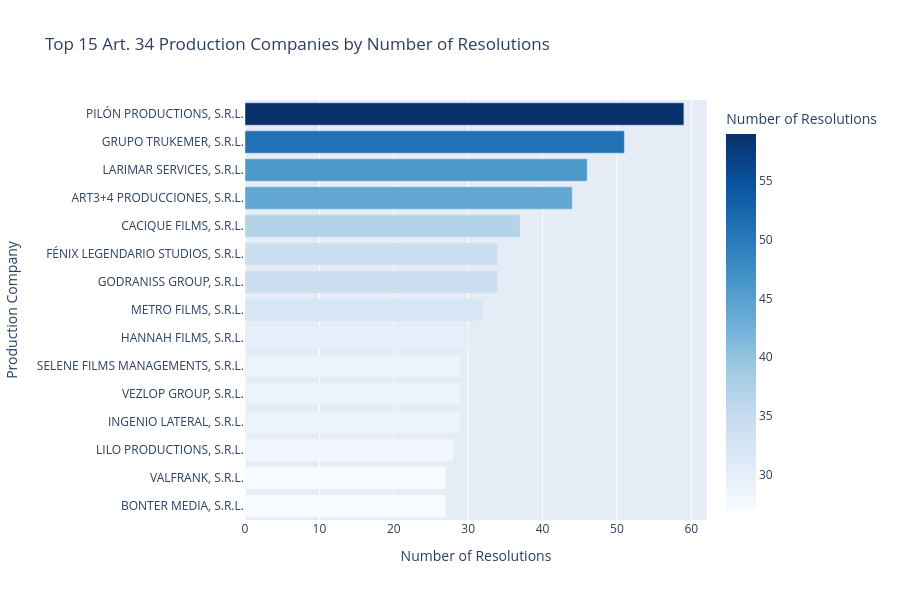

Notebook source saved alongside this figure:
### Markdown cell above
## 8. Top Art. 34 Production Companies

Identifying the most active Dominican production companies under Art. 34 of Law 108-10, based on the number of resolutions and total validated investment amounts received from local investors.

### Code cell
# Top 15 Art. 34 production companies by number of resolutions
top_companies_34 = df_34['local_company'].value_counts().head(15)

fig = px.bar(
    x=top_companies_34.values,
    y=top_companies_34.index,
    orientation='h',
    title='Top 15 Art. 34 Production Companies by Number of Resolutions',
    labels={'x': 'Number of Resolutions', 'y': 'Production Company', 'color': 'Number of Resolutions'},
    color=top_companies_34.values,
    color_continuous_scale='Blues'
)
fig.update_layout(yaxis={'categoryorder': 'total ascending'}, height=600)
fig.show()

### Figure 1 — Plotly figure (JSON) as saved in the notebook; plotly's stock layout.template omitted (floating-point values rounded to 4 significant figures)
{"data": [{"hovertemplate": "Number of Resolutions=%{marker.color}<br>Production Company=%{y}<extra></extra>", "legendgroup": "", "marker": {"color": [59, 51, 46, 44, 37, 34, 34, 32, 30, 29, 29, 29, 28, 27, 27], "coloraxis": "coloraxis", "pattern": {"shape": ""}}, "name": "", "orientation": "h", "showlegend": false, "textposition": "auto", "type": "bar", "x": [59, 51, 46, 44, 37, 34, 34, 32, 30, 29, 29, 29, 28, 27, 27], "xaxis": "x", "y": ["PILÓN PRODUCTIONS, S.R.L.", "GRUPO TRUKEMER, S.R.L.", "LARIMAR SERVICES, S.R.L.", "ART3+4 PRODUCCIONES, S.R.L.", "CACIQUE FILMS, S.R.L.", "GODRANISS GROUP, S.R.L.", "FÉNIX LEGENDARIO STUDIOS, S.R.L.", "METRO FILMS, S.R.L.", "HANNAH FILMS, S.R.L.", "INGENIO LATERAL, S.R.L.", "VEZLOP GROUP, S.R.L.", "SELENE FILMS MANAGEMENTS, S.R.L.", "LILO PRODUCTIONS, S.R.L.", "BONTER MEDIA, S.R.L.", "VALFRANK, S.R.L."], "yaxis": "y"}], "layout": {"barmode": "relative", "coloraxis": {"autocolorscale": false, "colorbar": {"title": {"text": "Number of Resolutions"}}, "colorscale": [[0, "rgb(247,251,255)"], [0.125, "rgb(222,235,247)"], [0.25, "rgb(198,219,239)"], [0.375, "rgb(158,202,225)"], [0.5, "rgb(107,174,214)"], [0.625, "rgb(66,146,198)"], [0.75, "rgb(33,113,181)"], [0.875, "rgb(8,81,156)"], [1, "rgb(8,48,107)"]]}, "height": 600, "legend": {"tracegroupgap": 0}, "title": {"text": "Top 15 Art. 34 Production Companies by Number of Resolutions"}, "xaxis": {"anchor": "y", "domain": [0, 1], "title": {"text": "Number of Resolutions"}}, "yaxis": {"anchor": "x", "categoryorder": "total ascending", "domain": [0, 1], "title": {"text": "Production Company"}}}}
